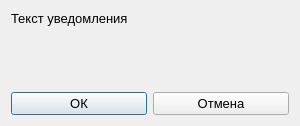
<?xml version="1.0" encoding="UTF-8"?>
<ui version="4.0">
 <class>Dialog</class>
 <widget class="QDialog" name="Dialog">
  <property name="geometry">
   <rect>
    <x>0</x>
    <y>0</y>
    <width>300</width>
    <height>126</height>
   </rect>
  </property>
  <property name="windowTitle">
   <string>Dialog</string>
  </property>
  <layout class="QVBoxLayout" name="verticalLayout" stretch="0,0,0">
   <item>
    <widget class="QLabel" name="label">
     <property name="font">
      <font>
       <pointsize>10</pointsize>
      </font>
     </property>
     <property name="text">
      <string>Текст уведомления</string>
     </property>
     <property name="textFormat">
      <enum>Qt::PlainText</enum>
     </property>
     <property name="alignment">
      <set>Qt::AlignLeading|Qt::AlignLeft|Qt::AlignTop</set>
     </property>
    </widget>
   </item>
   <item>
    <spacer name="verticalSpacer">
     <property name="orientation">
      <enum>Qt::Vertical</enum>
     </property>
     <property name="sizeHint" stdset="0">
      <size>
       <width>20</width>
       <height>40</height>
      </size>
     </property>
    </spacer>
   </item>
   <item>
    <layout class="QHBoxLayout" name="horizontalLayout" stretch="1,1">
     <item>
      <widget class="QPushButton" name="buttonConfirm">
       <property name="font">
        <font>
         <pointsize>10</pointsize>
        </font>
       </property>
       <property name="focusPolicy">
        <enum>Qt::TabFocus</enum>
       </property>
       <property name="text">
        <string>ОК</string>
       </property>
      </widget>
     </item>
     <item>
      <widget class="QPushButton" name="buttonCancel">
       <property name="font">
        <font>
         <pointsize>10</pointsize>
        </font>
       </property>
       <property name="text">
        <string>Отмена</string>
       </property>
      </widget>
     </item>
    </layout>
   </item>
  </layout>
 </widget>
 <resources/>
 <connections/>
</ui>
